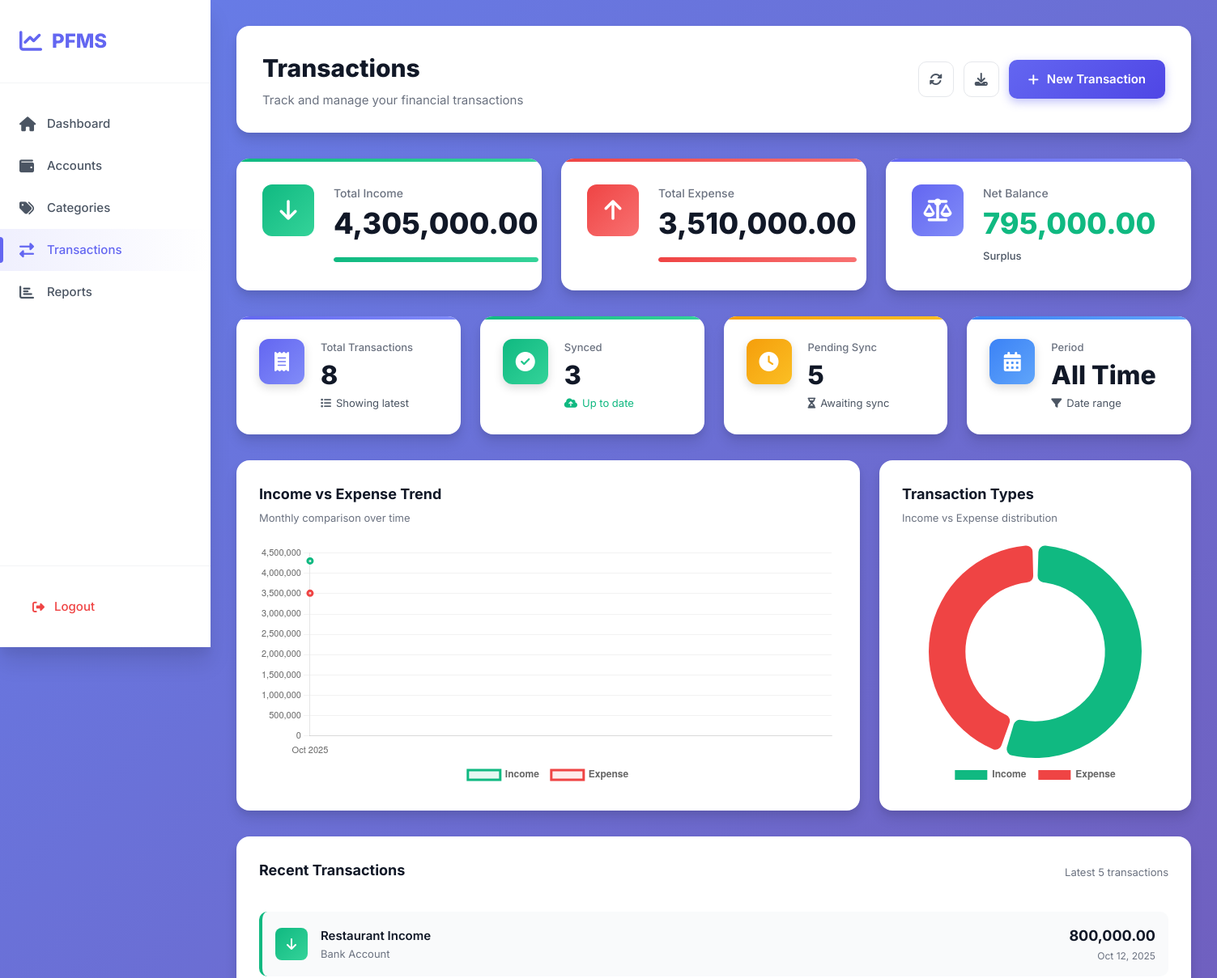
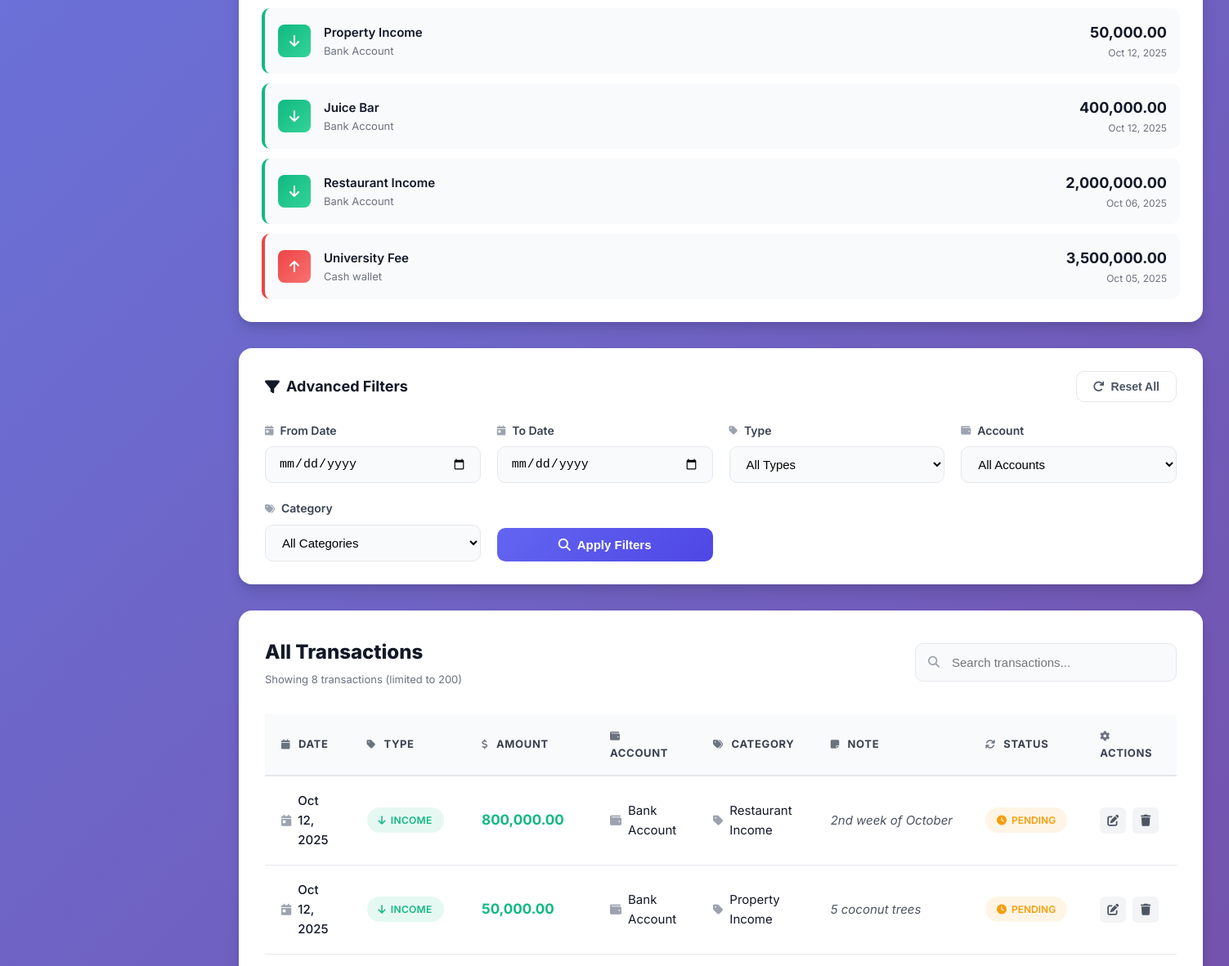
The page /app/transactions/index.php (signed in, upper part) on the database as committed earlier (2 pictures, top to bottom).
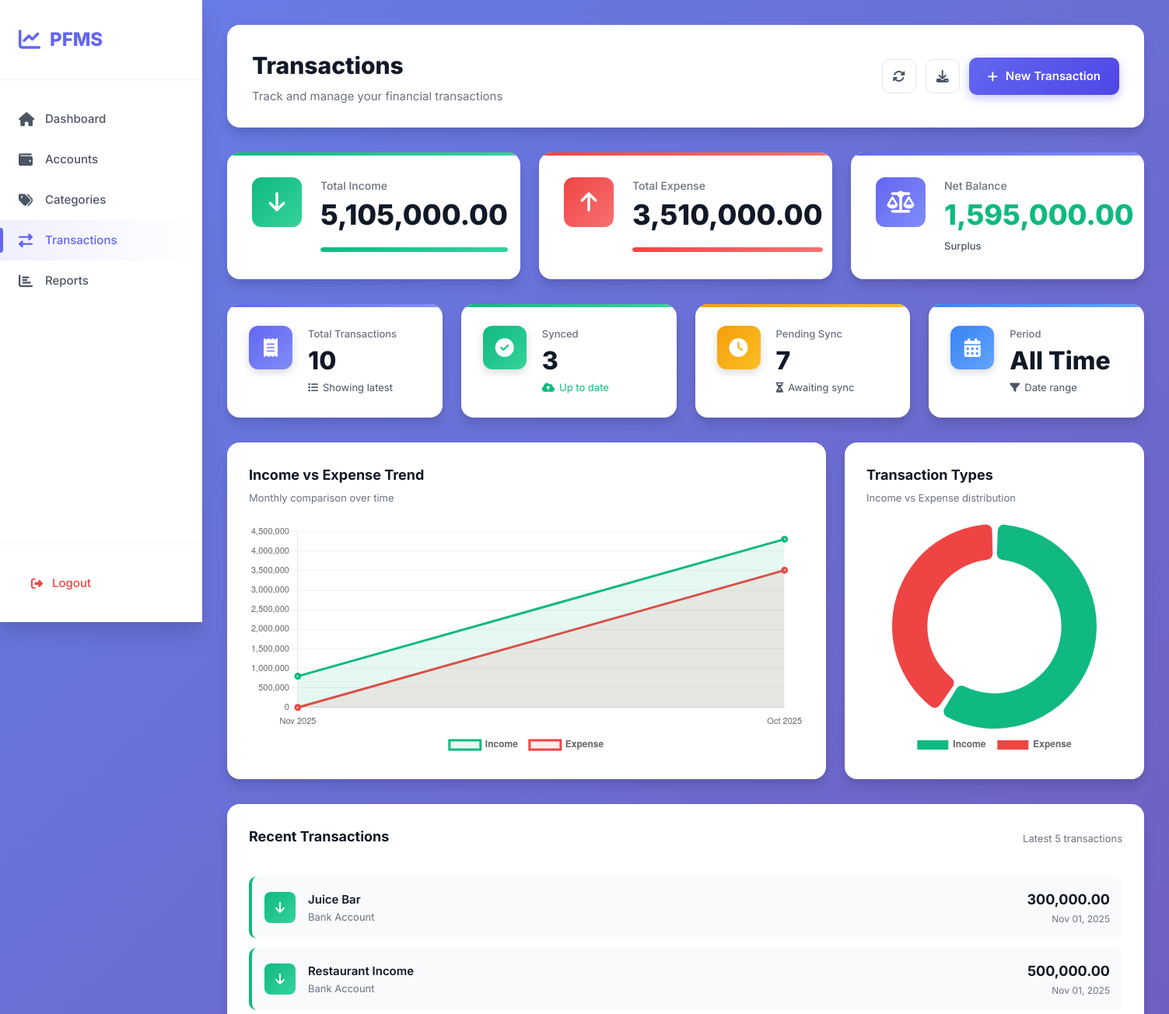
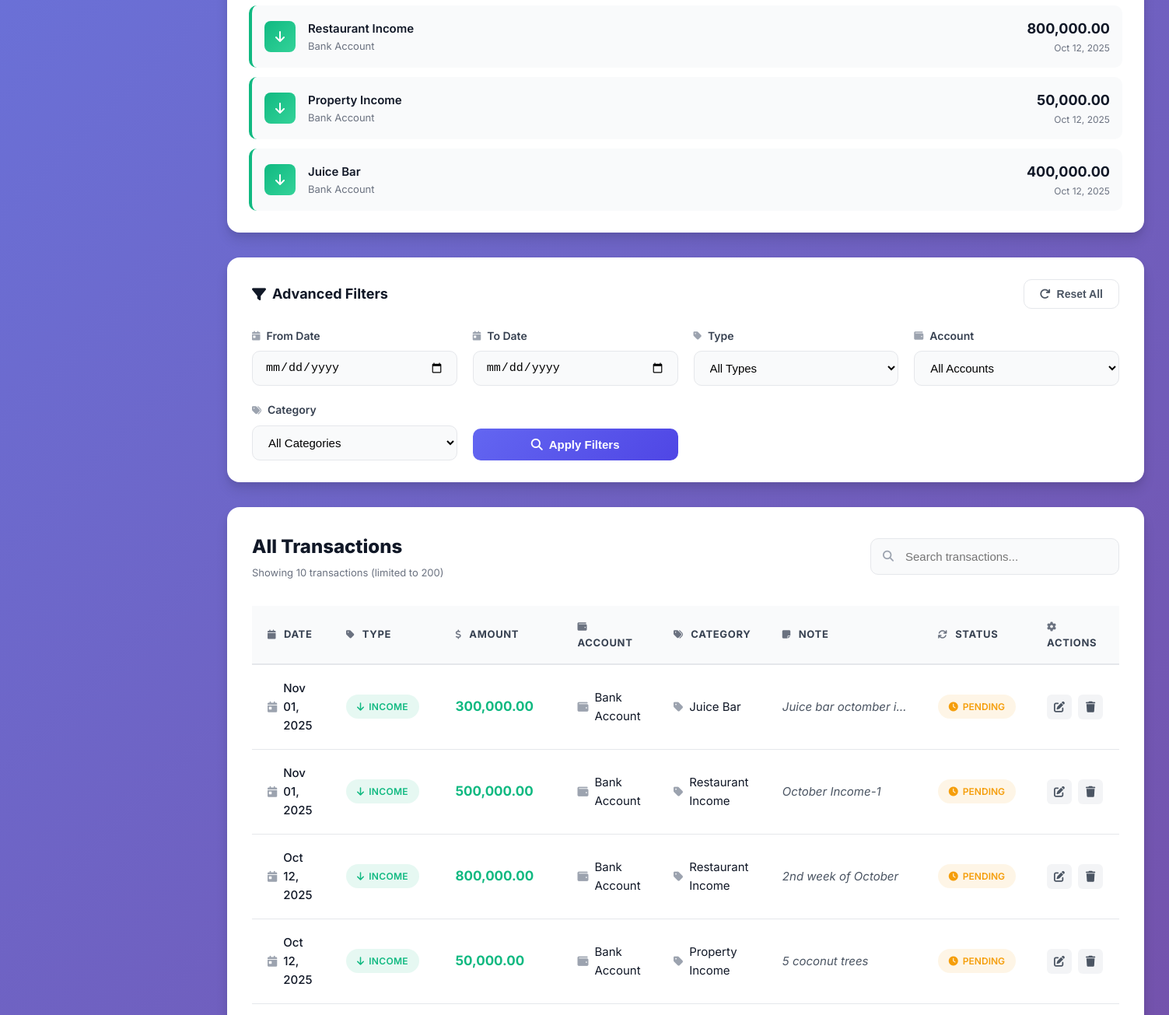
The same page on the database as committed later (2 pictures, top to bottom).
### tables this page shows
CREATE TABLE TRANSACTIONS_LOCAL (
  local_txn_id       INTEGER PRIMARY KEY AUTOINCREMENT,
  client_txn_uuid    TEXT NOT NULL UNIQUE,
  user_local_id      INTEGER NOT NULL,
  account_local_id   INTEGER NOT NULL,
  category_local_id  INTEGER NOT NULL,
  txn_type           TEXT NOT NULL CHECK(txn_type IN ('INCOME','EXPENSE','TRANSFER')),
  amount             REAL NOT NULL,
  txn_date           TEXT NOT NULL, -- ISO-8601
  note               TEXT,
  sync_status        TEXT NOT NULL DEFAULT 'PENDING' CHECK(sync_status IN ('PENDING','SYNCED','CONFLICT')),
  server_txn_id      INTEGER,
  created_at         TEXT NOT NULL,
  updated_at         TEXT NOT NULL,
  last_sync_at       TEXT,
  FOREIGN KEY(user_local_id)     REFERENCES USERS_LOCAL(local_user_id),
  FOREIGN KEY(account_local_id)  REFERENCES ACCOUNTS_LOCAL(local_account_id),
  FOREIGN KEY(category_local_id) REFERENCES CATEGORIES_LOCAL(local_category_id)
);

CREATE TABLE CATEGORIES_LOCAL (
  local_category_id  INTEGER PRIMARY KEY AUTOINCREMENT,
  user_local_id      INTEGER NOT NULL,
  server_category_id INTEGER,
  parent_local_id    INTEGER,
  category_name      TEXT NOT NULL,
  category_type      TEXT NOT NULL CHECK(category_type IN ('INCOME','EXPENSE')),
  created_at         TEXT NOT NULL,
  updated_at         TEXT NOT NULL,
  FOREIGN KEY(user_local_id)   REFERENCES USERS_LOCAL(local_user_id),
  FOREIGN KEY(parent_local_id) REFERENCES CATEGORIES_LOCAL(local_category_id)
);

CREATE TABLE ACCOUNTS_LOCAL (
  local_account_id  INTEGER PRIMARY KEY AUTOINCREMENT,
  user_local_id     INTEGER NOT NULL,
  server_account_id INTEGER,
  account_name      TEXT NOT NULL,
  account_type      TEXT NOT NULL CHECK(account_type IN ('CASH','BANK','CARD','MOBILE')),
  currency_code     TEXT NOT NULL DEFAULT 'LKR',
  opening_balance   REAL NOT NULL DEFAULT 0,
  is_active         INTEGER NOT NULL DEFAULT 1, -- 1/0
  created_at        TEXT NOT NULL,
  updated_at        TEXT NOT NULL,
  FOREIGN KEY(user_local_id) REFERENCES USERS_LOCAL(local_user_id)
);

### app/transactions/index.php (the view, shortened to what the rows shown need)
<?php
if (!function_exists('h')) {
    function h($v) { return htmlspecialchars((string)$v, ENT_QUOTES, 'UTF-8'); }
}
$pdo = sqlite();
$uid = (int)($_SESSION['uid'] ?? 0);
$where = ["t.user_local_id = ?"];
$args  = [$uid];
$sql = "
SELECT
  t.local_txn_id, t.client_txn_uuid, t.txn_type, t.amount, t.txn_date, t.note, t.sync_status,
  a.account_name,
  c.category_name
FROM TRANSACTIONS_LOCAL t
JOIN ACCOUNTS_LOCAL a ON a.local_account_id = t.account_local_id
JOIN CATEGORIES_LOCAL c ON c.local_category_id = t.category_local_id
WHERE " . implode(' AND ', $where) . "
ORDER BY datetime(t.txn_date) DESC, t.local_txn_id DESC
LIMIT 200
";
$stmt = $pdo->prepare($sql);
$stmt->execute($args);
$rows = $stmt->fetchAll(PDO::FETCH_ASSOC);
$totSql = "
SELECT
  SUM(CASE WHEN t.txn_type='INCOME'  THEN t.amount ELSE 0 END) AS total_income,
  SUM(CASE WHEN t.txn_type='EXPENSE' THEN t.amount ELSE 0 END) AS total_expense
FROM TRANSACTIONS_LOCAL t
WHERE " . implode(' AND ', $where) . "
";
$sum = $pdo->prepare($totSql);
$sum->execute($args);
$tot = $sum->fetch(PDO::FETCH_ASSOC);
$income  = (float)($tot['total_income'] ?? 0);
$expense = (float)($tot['total_expense'] ?? 0);
$total_transactions = count($rows);
$monthly_data = [];
foreach($rows as $r) {
    $month = date('M Y', strtotime($r['txn_date']));
    if (!isset($monthly_data[$month])) {
        $monthly_data[$month] = ['income' => 0, 'expense' => 0];
    }
    if ($r['txn_type'] === 'INCOME') {
        $monthly_data[$month]['income'] += (float)$r['amount'];
    } else {
        $monthly_data[$month]['expense'] += (float)$r['amount'];
    }
}
$monthly_data = array_slice($monthly_data, 0, 6, true);
$recent = array_slice($rows, 0, 5);
?>
<!doctype html>
<html lang="en">
<head>
  <link rel="stylesheet" href="https://cdnjs.cloudflare.com/ajax/libs/font-awesome/6.4.0/css/all.min.css">
  <link rel="stylesheet" href="index.css">
</head>
<body>
<div class="app-container">
  <main class="main-content">
    <div class="top-bar">
      <div class="page-title">
        <h1>Transactions</h1>
      </div>
    </div>
    <?php if ($total_transactions > 0): ?>
    <div class="recent-section">
      <div class="recent-list">
        <?php foreach($recent as $txn): ?>
        <div class="recent-item <?= strtolower($txn['txn_type']) ?>">
          <div class="recent-icon">
            <i class="fas fa-<?= $txn['txn_type'] === 'INCOME' ? 'arrow-down' : 'arrow-up' ?>"></i>
          </div>
          <div class="recent-content">
            <span class="recent-category"><?= h($txn['category_name']) ?></span>
            <span class="recent-account"><?= h($txn['account_name']) ?></span>
          </div>
          <div class="recent-right">
            <span class="recent-amount"><?= number_format((float)$txn['amount'], 2) ?></span>
            <span class="recent-date"><?= date('M d, Y', strtotime($txn['txn_date'])) ?></span>
          </div>
        </div>
        <?php endforeach; ?>
      </div>
    </div>
    <?php endif; ?>
    <div class="table-section">
      <div class="section-header">
        <div>
          <h2>All Transactions</h2>
        </div>
      </div>
      <?php if (empty($rows)): ?>
      <div class="empty-state">
        <div class="empty-icon">
          <i class="fas fa-receipt"></i>
        </div>
        <h3>No Transactions Found</h3>
        <p>Start tracking your finances by adding your first transaction</p>
        <a href="<?= APP_BASE ?>/app/transactions/create.php" class="btn-primary">
          <i class="fas fa-plus"></i>
          <span>Add First Transaction</span>
        </a>
      </div>
      <?php else: ?>
      <div class="transactions-table">
        <table>
          <thead>
            <tr>
              <th><i class="fas fa-calendar"></i> Date</th>
              <th><i class="fas fa-tag"></i> Type</th>
              <th><i class="fas fa-dollar-sign"></i> Amount</th>
              <th><i class="fas fa-wallet"></i> Account</th>
              <th><i class="fas fa-tags"></i> Category</th>
              <th><i class="fas fa-sticky-note"></i> Note</th>
              <th><i class="fas fa-sync"></i> Status</th>
              <th><i class="fas fa-cog"></i> Actions</th>
            </tr>
          </thead>
          <tbody id="transactionsBody">
            <?php foreach($rows as $r): ?>
            <tr data-search="<?= h(strtolower($r['account_name'] . ' ' . $r['category_name'] . ' ' . $r['note'] . ' ' . $r['txn_type'])) ?>">
              <td>
                <div class="date-cell">
                  <i class="fas fa-calendar-day"></i>
                  <?= date('M d, Y', strtotime($r['txn_date'])) ?>
                </div>
              </td>
              <td>
                <span class="badge badge-<?= strtolower($r['txn_type']) ?>">
                  <i class="fas fa-<?= $r['txn_type'] === 'INCOME' ? 'arrow-down' : 'arrow-up' ?>"></i>
                  <?= h($r['txn_type']) ?>
                </span>
              </td>
              <td>
                <span class="amount-cell <?= strtolower($r['txn_type']) ?>">
                  <?= number_format((float)$r['amount'], 2) ?>
                </span>
              </td>
              <td>
                <div class="account-cell">
                  <i class="fas fa-wallet"></i>
                  <?= h($r['account_name']) ?>
                </div>
              </td>
              <td>
                <div class="category-cell">
                  <i class="fas fa-tag"></i>
                  <?= h($r['category_name']) ?>
                </div>
              </td>
              <td class="note-cell"><?= h($r['note']) ?: '-' ?></td>
              <td>
                <span class="sync-badge <?= strtolower($r['sync_status']) ?>">
                  <i class="fas fa-<?= $r['sync_status'] === 'SYNCED' ? 'check-circle' : 'clock' ?>"></i>
                  <?= h($r['sync_status']) ?>
                </span>
              </td>
              <td>
                <div class="action-buttons">
                  <a href="<?= APP_BASE ?>/app/transactions/edit.php?id=<?= (int)$r['local_txn_id'] ?>"
                     class="btn-icon-small" title="Edit">
                    <i class="fas fa-edit"></i>
                  </a>
                  <a href="<?= APP_BASE ?>/app/transactions/delete.php?id=<?= (int)$r['local_txn_id'] ?>"
                     class="btn-icon-small delete"
                     title="Delete"
                     onclick="return confirm('Delete this transaction?')">
                    <i class="fas fa-trash"></i>
                  </a>
                </div>
              </td>
            </tr>
            <?php endforeach; ?>
          </tbody>
        </table>
      </div>
      <?php endif; ?>
    </div>
  </main>
</div>
<script>
// Search functionality
document.getElementById('searchInput')?.addEventListener('input', function(e) {
  const search = e.target.value.toLowerCase();
  document.querySelectorAll('#transactionsBody tr').forEach(row => {
    const searchText = row.dataset.search;
    row.style.display = searchText.includes(search) ? '' : 'none';
  });
});
<?php if ($total_transactions > 0 && !empty($monthly_data)): ?>
// Chart configuration
const chartConfig = {
  responsive: true,
  maintainAspectRatio: false,
  plugins: {
    legend: {
      display: true,
      position: 'bottom',
      labels: { padding: 15, font: { size: 12, weight: '600' } }
    },
    tooltip: {
      backgroundColor: 'rgba(15, 23, 42, 0.95)',
      padding: 12,
      borderRadius: 8,
      titleFont: { size: 14, weight: 'bold' },
      bodyFont: { size: 13 }
    }
  }
};
// Trend Chart
const monthlyLabels = <?= json_encode(array_keys($monthly_data)) ?>;
const incomeData = <?= json_encode(array_column($monthly_data, 'income')) ?>;
const expenseData = <?= json_encode(array_column($monthly_data, 'expense')) ?>;
new Chart(document.getElementById('trendChart'), {
  type: 'line',
  data: {
    labels: monthlyLabels,
    datasets: [
      {
        label: 'Income',
        data: incomeData,
        borderColor: '#10b981',
        backgroundColor: 'rgba(16, 185, 129, 0.1)',
        tension: 0.4,
        fill: true,
        borderWidth: 3
      },
      {
        label: 'Expense',
        data: expenseData,
        borderColor: '#ef4444',
        backgroundColor: 'rgba(239, 68, 68, 0.1)',
        tension: 0.4,
        fill: true,
        borderWidth: 3
      }
    ]
  },
  options: {
    ...chartConfig,
    scales: {
      y: {
        beginAtZero: true,
        grid: { color: 'rgba(0,0,0,0.05)' },
        ticks: { font: { size: 11 } }
      },
      x: {
        grid: { display: false },
        ticks: { font: { size: 11 } }
      }
    }
  }
});
// Type Distribution Chart
new Chart(document.getElementById('typeChart'), {
  type: 'doughnut',
  data: {
    labels: ['Income', 'Expense'],
    datasets: [{
      data: [<?= $income ?>, <?= $expense ?>],
      backgroundColor: ['#10b981', '#ef4444'],
      borderWidth: 0,
      borderRadius: 8,
      spacing: 4
    }]
  },
  options: {
    ...chartConfig,
    cutout: '65%'
  }
});
<?php endif; ?>
</script>
</body>
</html>

Rows that differ between the two databases and show on the page:
no longer on this page (row unchanged): transactions_local: category_local.category_name "Restaurant Income", account_local.account_name "Bank Account", amount "2,000,000.00", txn_date "Oct 06, 2025", shown under "Recent Transactions"
no longer on this page (row unchanged): transactions_local: category_local.category_name "University Fee", account_local.account_name "Cash wallet", amount "3,500,000.00", txn_date "Oct 05, 2025", txn_type "EXPENSE" (drawn), shown under "Recent Transactions"
added transactions_local: category_local.category_name "Juice Bar", account_local.account_name "Bank Account", amount "300,000.00", txn_date "Nov 01, 2025", txn_type "INCOME", note "Juice bar octomber i…", sync_status "PENDING"
added transactions_local: category_local.category_name "Restaurant Income", account_local.account_name "Bank Account", amount "500,000.00", txn_date "Nov 01, 2025", txn_type "INCOME", note "October Income-1", sync_status "PENDING"
Other text that changed with them:
$income: "4,305,000.00" → "5,105,000.00"
$net: "795,000.00" → "1,595,000.00"
$total_transactions: "8" → "10"
$pending: "5" → "7"
chart data {{ json_encode(array_column($monthly_data, 'income')) }}: [4305000] → [800000,4305000]
chart data {{ json_encode(array_column($monthly_data, 'expense')) }}: [3510000] → [0,3510000]
chart data {{ $income }}: 4305000 → 5105000
count($rows): "8" → "10"
